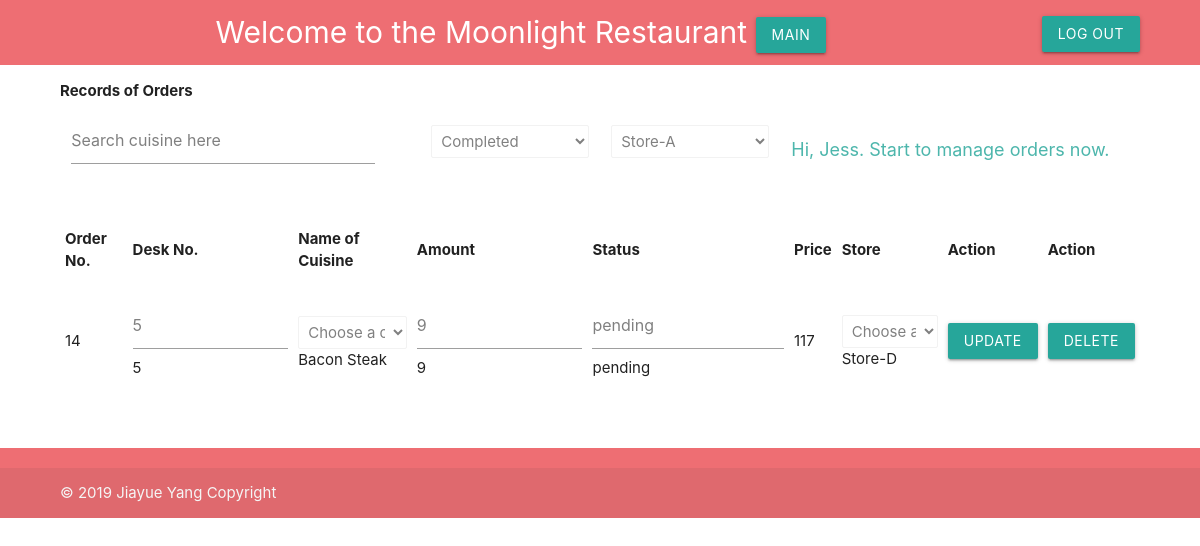
The app's page /Submitted-Order/ with its own data.
### menuserve/models.py (models this page shows, shortened)
class Order(models.Model):
    desk_no = models.CharField(max_length=4)
    name_of_cuisine = models.CharField(max_length=30)
    status = models.CharField(max_length=10,default='pending')
    time = models.DateField(default = datetime.datetime.now().strftime("%Y-%m-%d %H:%I:%S"))
    amount = models.IntegerField()
    price = models.IntegerField()
    store = models.ForeignKey(Store,on_delete=models.CASCADE)
    class Meta:
        ordering = ["-time"]

class Store(models.Model):
    location = models.CharField(max_length=100)
    name = models.CharField(max_length=10)
    store_manager = models.ForeignKey(Manager,on_delete=models.CASCADE)

### menuserve/views.py (the view, shortened to what this page needs)
# urls.py: url(r'^Submitted-Order/',manageorders,name="manageorder"),
def manageorders(request):
    content={}
    orders = Order.objects.all()
    menus = Menu.objects.all()
    stores = Store.objects.all()
    return render(request,"Submitted-Order.html",{"orders":orders,"stores":stores,"menus":menus})

### menuserve/templates/Submitted-Order.html (shortened to what this page needs)
<!DOCTYPE html>
    <html lang="en-US">
    <head>
        {% load static %}
        <link type="text/css" rel="stylesheet" href="{% static 'css/materialize.min.css' %}"  media="screen"/>
        {% load static %}
        <link type="text/css" rel="stylesheet" href="{% static 'css/additional.css' %}" charset="utf-8"  />
    </head>
    <body>
        <header class="menu-page-header">
                <div class="grid-example col s12" id="welcomeheadline">
                        <form method="post" action="/">
                    Welcome to the Moonlight Restaurant
                    <a href="{% url 'index' %}" class="waves-effect waves-light btn" id="logout">Log Out</a>
                    <a href="{% url 'managermain' %}" class="waves-effect waves-light btn" id="main">Main</a>
                    </form>
                </div>
        </header>
        <div class="general-container">
            <p id="headlineofmanagement">
                <b>
                Records of Orders
              </b>
              </p>
          <div class="row" id="table-margin-top">
            <div class="col s4">
                <form class="search-bar-management">
                    <input type="text" name="search" value="Search cuisine here" >
                </form>
            </div>
            <div class="col s2">
            <form >
                <select class="select-management" required>
                      <option >Completed</option>
                </select>
            </form>
            </div>
            <div class="col s2">
            <form >
                <select class="select-management" required>
                     <option >Store-A</option>
                </select>
            </form>
            </div>
            <div class="col s4">
                <p id="loginfo" >
                    Hi, Jess. Start to manage orders now.
                   </p>
            </div>
        </div>
            <div class="record-table">
        <table class="striped" >
            <thead>
              <tr>
                  <th>Order No.</th>
                  <th>Desk No.</th>
                  <th>Name of Cuisine</th>
                  <th>Amount</th>
                  <th>Status</th>
                  <th>Price</th>
                  <th>Store</th>
                  <th>Action</th>
                  <th>Action</th>
              </tr>
            </thead>
            <tbody>
                <form action="#" method="POST">{% for order in orders %}
                    <tr>
                    <form action="#" method="POST">
                <td>{{order.id}}</td>
                <td> <input type="text" name="input_desk_no" value="{{order.desk_no}}">{{order.desk_no}}</td>
                <td >
                        <select id="menu" class="select-management" name="cuisine_select" required>
                            <option class="disabled" value="">Choose a cuisine</option>
                        </select>{{ order.name_of_cuisine }}
                </td>
                <td> <input type="text" name="input_amount" value="{{order.amount}}">{{order.amount}}</td>
                <td> <input type="text" name="input_status" value="{{order.status}}">{{order.status}}</td>
                <td> {{order.price}}</td>
                <td>{% csrf_token %}
                        <select id="store" class="select-management" name="store_select" required>
                            <option class="disabled" value="">Choose a store</option>
                        </select>{{ order.store.name }}
                </td>
                <td>
                    <button class="waves-effect waves-light btn" name = "OrderUpdate" id="{{ order.id }}" value="{{ order.id }}" type="submit">Update</button>
                </td>
                <td>
                <button class="waves-effect waves-light btn" name = "DeleteUpdate" id="{{ order.id }}" value="{{ order.id }}" type="submit">Delete</button>
            </td>
                </form>
              </tr>{% endfor %}
                        </form>
            </tbody>
          </table>
          </div>
          </div>
          <footer class="page-footer">
                <div class="footer-copyright">
                  <div class="general-container">
                  <a class="grey-text text-lighten-4" style="text-align:center" href="#!">© 2019 Jiayue Yang Copyright </a>
                  </div>
                </div>
              </footer>
        </body>
</html>

### menuserve/static/css/additional.css (style rules this page uses)
#welcomeheadline { background-color:#ee6e73;padding-bottom: 10px; padding-top: 10px; }
.search-bar-management { width: 90%; }
.record-table { overflow-y: scroll; margin-bottom: 5%; }
.select-management { display:table; height: 5%; margin-top: 5%;color: grey; }
#logout { float: right; margin-right: 5%;margin-top: 0.5%; }
#loginfo { color: #4db6ac; font-size: 18px; }
.general-container { margin: 0 auto; width: 90%; }
input[type=text] { color: grey !important; }
.menu-page-header { color: white; font-size: 30px; text-align: center; }
button { position: relative; cursor: pointer; display: inline-block; overflow: hidden; -webkit-user-select: none; -moz-user-select: none; -ms-user-select: none; user-select: none; -webkit-tap-highlight-color: transparent; vertical-align: middle; z-index: 1; -webkit-transition: .3s ease-out; transition: .3s ease-out; background-color: rgba(255, 255, 255, 0.45); }

### records on screen
Order: id "14", input_desk_no "5", desk_no "5", name_of_cuisine "Bacon Steak", input_amount "9", amount "9", input_status "pending", status "pending", price "117", store.name "Store-D"
